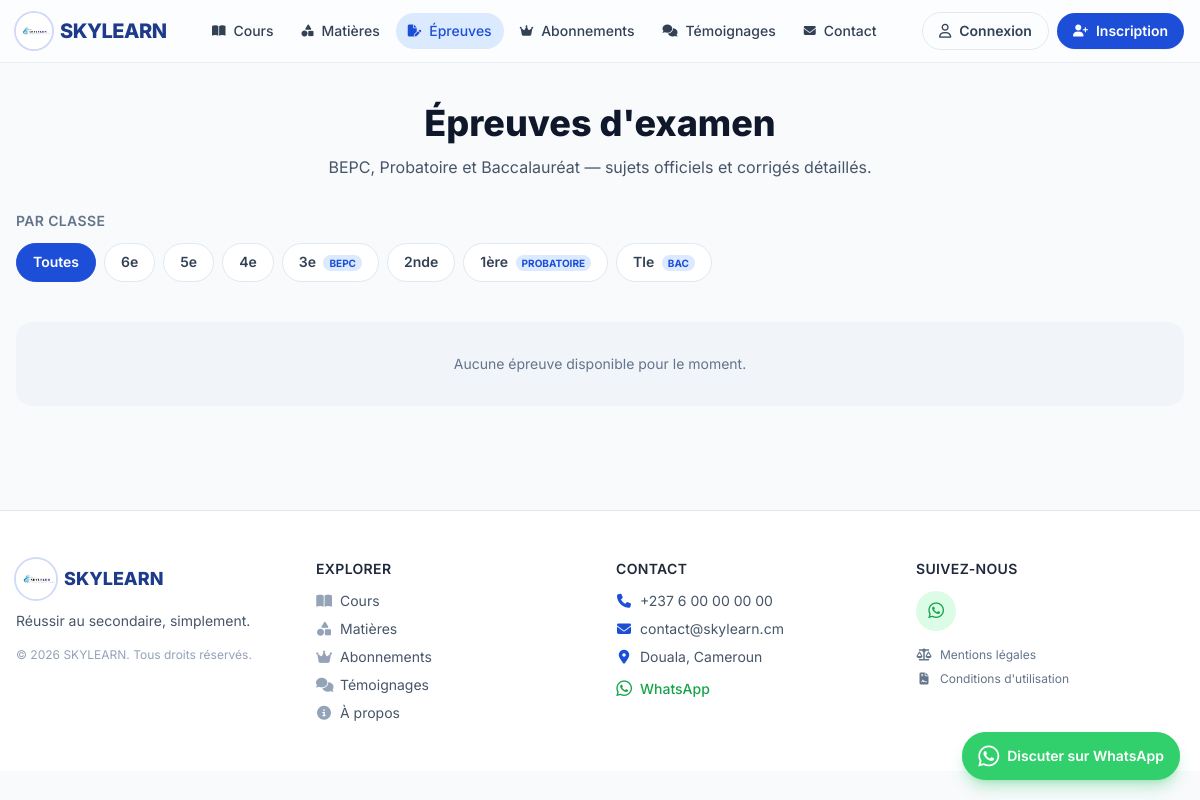
/exams, run on the app's committed database.
### tables this page shows
CREATE TABLE classes (
  id          SMALLINT UNSIGNED NOT NULL AUTO_INCREMENT,
  name        VARCHAR(40)  NOT NULL,               
  slug        VARCHAR(40)  NOT NULL,
  cycle       ENUM('college','lycee') NOT NULL,
  exam        ENUM('BEPC','PROBATOIRE','BAC') NULL,  
  position    SMALLINT UNSIGNED NOT NULL DEFAULT 0,
  is_active   TINYINT(1)   NOT NULL DEFAULT 1,
  PRIMARY KEY (id),
  UNIQUE KEY uq_classes_slug (slug)
);

### core/Controller.php (called while the page is built, shortened)
<?php
abstract class Controller
{
    protected function render(string $view, array $data = [], string $layout = 'main'): void
    {
        extract($data, EXTR_SKIP);
        require BASE_PATH . "/view/$view.php";
    }
}

### controller/ExamController.php (called while the page is built, shortened)
<?php
class ExamController extends Controller
{
    public function index(): void
    {
        $db = Database::pdo();
        $classes = $db->query(
            "SELECT id, name, slug, exam FROM classes WHERE is_active = 1 ORDER BY position"
        )->fetchAll();
        $exams = $db->query(
            "SELECT c.id, c.title, c.description, c.exam_year, c.access_level,
                    c.published_at, c.views_count,
                    ch.title AS chapter_title,
                    s.name   AS subject_name, s.slug AS subject_slug,
                    cl.name  AS class_name,   cl.slug AS class_slug, cl.exam,
                    ser.code AS series_code,
                    (SELECT COUNT(*) FROM contents corr WHERE corr.correction_of_id = c.id AND corr.is_published = 1) AS has_correction
             FROM contents c
             JOIN chapters ch ON ch.id = c.chapter_id
             JOIN subjects s  ON s.id  = ch.subject_id
             JOIN classes  cl ON cl.id = s.class_id
             LEFT JOIN series ser ON ser.id = s.series_id
             WHERE c.type = 'exam' AND c.is_published = 1
             ORDER BY c.exam_year DESC, c.published_at DESC
             LIMIT 20"
        )->fetchAll();
        $years = $db->query(
            "SELECT DISTINCT exam_year
             FROM contents
             WHERE type='exam' AND is_published=1 AND exam_year IS NOT NULL
             ORDER BY exam_year DESC"
        )->fetchAll();
        $this->render('pages/exams', [
            'title'   => 'Épreuves d\'examen',
            'classes' => $classes,
            'exams'   => $exams,
            'years'   => $years,
        ]);
    }
}

### public/index.php (called while the page is built, shortened)
<?php
require BASE_PATH . '/core/helpers.php';
$config = require BASE_PATH . '/config/app.php';
try {
    $router = new Router();
    $router->dispatch($_SERVER['REQUEST_METHOD'], $_SERVER['REQUEST_URI']);
} catch (Throwable $e) {
    $logMessage = '[' . date('c') . '] ' . $e->getMessage() . "\n" . $e->getTraceAsString() . "\n";
    $logFile = BASE_PATH . '/storage/logs/app.log';
    $logDirectory = dirname($logFile);
    if (is_dir($logDirectory) && is_writable($logDirectory)
        && (!file_exists($logFile) || is_writable($logFile))) {
        error_log($logMessage, 3, $logFile);
    } else {
        error_log($logMessage);
    }
    http_response_code(500);
    if ($config['debug']) {
        echo '<pre>' . e($e->getMessage() . "\n" . $e->getTraceAsString()) . '</pre>';
    } else {
        require BASE_PATH . '/view/errors/500.php';
    }
}

### core/helpers.php (called while the page is built, shortened)
<?php
function e(?string $value): string
{
    return htmlspecialchars((string) $value, ENT_QUOTES | ENT_SUBSTITUTE, 'UTF-8');
}
function app_base_path(): string
{
    $documentRoot = realpath($_SERVER['DOCUMENT_ROOT'] ?? '');
    $appRoot = realpath(BASE_PATH);
    $documentRoot = rtrim(str_replace('\\', '/', $documentRoot), '/');
    $appRoot = str_replace('\\', '/', $appRoot);
    if ($appRoot === $documentRoot || !str_starts_with($appRoot, $documentRoot . '/')) {
        return '';
    }
    return '/' . trim(substr($appRoot, strlen($documentRoot)), '/');
}
function url(string $path = ''): string
{
    return app_base_path() . '/' . ltrim($path, '/');
}

### view/pages/exams.php (the view, shortened to what this page needs)
<main class="mx-auto max-w-7xl px-4 py-10">
    <header class="text-center">
        <h1 class="text-3xl font-extrabold text-slate-900 sm:text-4xl">
            Épreuves d'examen
        </h1>
        <p class="mt-3 mx-auto max-w-2xl text-slate-600">
            BEPC, Probatoire et Baccalauréat — sujets officiels et corrigés détaillés.
        </p>
    </header>
    <section class="mt-8">
        <h2 class="text-sm font-semibold uppercase tracking-wide text-slate-500">Par classe</h2>
        <div class="mt-3 flex flex-wrap gap-2">
            <a href="<?= e(url('exams')) ?>"
               class="rounded-full border border-brand bg-brand px-4 py-2 text-sm font-semibold text-white">
                Toutes
            </a>
            <?php foreach ($classes as $c): ?>
                <a href="<?= e(url('exams/' . rawurlencode((string) $c['slug']))) ?>"
                   class="rounded-full border border-slate-200 bg-white px-4 py-2 text-sm font-semibold text-slate-700 transition hover:border-brand hover:text-brand">
                    <?= e($c['name']) ?>
                    <?php if ($c['exam']): ?>
                        <span class="ml-1 rounded-full bg-brand-light px-1.5 py-0.5 text-[10px] font-bold text-brand">
                            <?= e($c['exam']) ?>
                        </span>
                    <?php endif; ?>
                </a>
            <?php endforeach; ?>
        </div>
    </section>
    <section id="list" class="mt-10">
        <?php if (empty($exams)): ?>
            <p class="rounded-2xl bg-slate-100 p-8 text-center text-sm text-slate-500">
                Aucune épreuve disponible pour le moment.
            </p>
        <?php endif; ?>
    </section>
</main>

### core/Router.php (shortened to what this page needs)
<?php
final class Router
{
    private array $routes = [];
    private function add(string $method, string $path, string $handler, array $middleware): void
    {
        $this->routes[] = compact('method', 'path', 'handler', 'middleware');
    }
    public function dispatch(string $method, string $uri): void
    {
        $path = '/' . trim(parse_url($uri, PHP_URL_PATH) ?: '/', '/');
        foreach ($this->routes as $route) {
            if ($route['method'] !== $method) {
                continue;
            }
            $regex = '#^' . preg_replace('#\{(\w+)\}#', '(?P<$1>[^/]+)', $route['path']) . '$#';
            if (!preg_match($regex, $path, $matches)) {
                continue;
            }
            $params = array_values(array_filter($matches, 'is_string', ARRAY_FILTER_USE_KEY));
            [$class, $action] = explode('@', $route['handler']);
            (new $class())->$action(...$params);
            return;
        }
    }
}

### view/layouts/main.php (style rules this page uses)
body { font-family: 'Inter', system-ui, sans-serif; }
html { scroll-behavior: smooth; }

### data on the page
classes: name "6e"
classes: name "5e"
classes: name "4e"
classes: name "3e", exam "BEPC"
classes: name "2nde"
classes: name "1ère", exam "PROBATOIRE"
classes: name "Tle", exam "BAC"

### other printed values
$siteName "SKYLEARN"
$label "Cours"
$label "Matières"
$label "Épreuves"
$label "Abonnements"
$label "Témoignages"
$label "Contact"
$slogan "Réussir au secondaire, simplement."
$label "À propos"
$phone "+237 6 00 00 00 00"
$email "contact@skylearn.cm"
$city "Douala, Cameroun"
